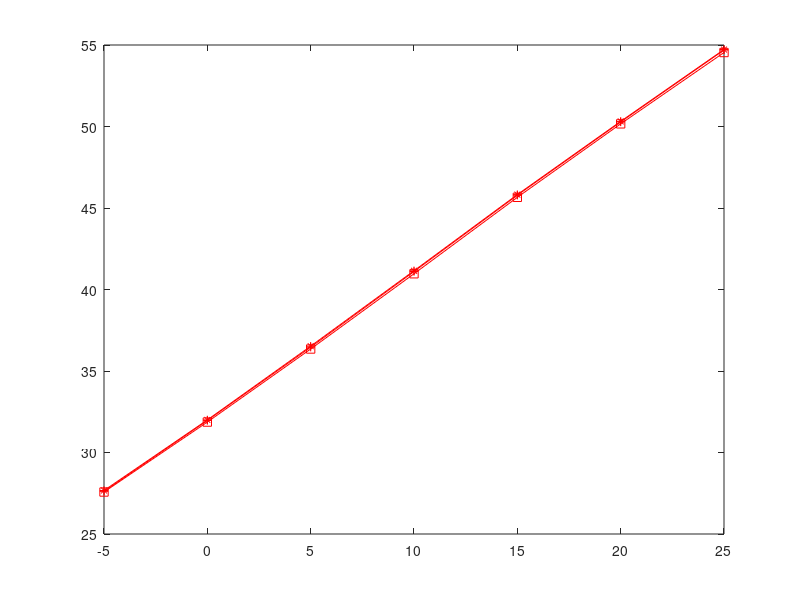

Recreate this plot in MATLAB.
close all;
clear
snr = -5:5:25;
%% test sequence :'balloons1'
Gop1=[27.9460 32.3763 36.9011 41.5621 46.2017 50.6731 55.1911];
Gop2=[27.8462 32.3082 36.7712 41.4671 46.1486 50.6076 55.0846];
Gop3=[27.3355 31.5997 36.0774 40.6930 45.3865 49.9149 54.2502];
Gop4=[27.3356 31.5840 36.0944 40.6888 45.4007 49.9251 54.2440];
balloons1=mean([Gop1;Gop2;Gop3;Gop4]);
%% test sequence :'balloons3'
Gop1=[27.9757 32.3609 36.9465 41.5659 46.2253 50.6738 55.1636];
Gop2=[27.9583 32.3189 36.8591 41.4838 46.1599 50.6182 55.1080];
Gop3=[27.3587 31.6407 36.1174 40.7659 45.4246 49.9703 54.2685];
Gop4=[27.3831 31.6713 36.1711 40.7826 45.4770 49.9894 54.3448];
balloons3=mean([Gop1;Gop2;Gop3;Gop4]);
%% test sequence :'balloons5'
Gop1=[27.9068 32.2278 36.7513 41.3715 46.0424 50.5400 54.9825];
Gop2=[27.8092 32.2228 36.7128 41.3044 46.0005 50.4746 54.9149];
Gop3=[27.2889 31.5155 35.9562 40.6035 45.2779 49.8188 54.1115];
Gop4=[27.2970 31.5011 35.9761 40.5802 45.2968 49.8159 54.1446];
balloons5=mean([Gop1;Gop2;Gop3;Gop4]);
plot(snr,balloons1,'-r+',snr,balloons3,'-r*',snr,balloons5,'-rs');


